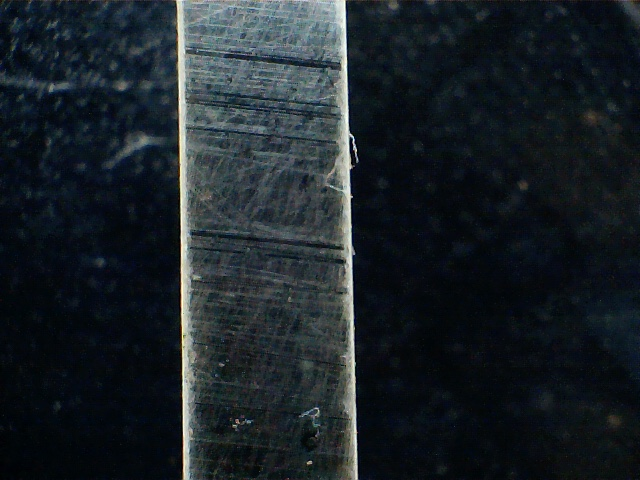
#> input picture CsCF.jpg, 640 x 480 px
$ python hough1.py   (older library calls are emulated)
#> lines starting #> are read from the running program, lines starting #| are printed output that depends on the picture
# -*- coding: utf-8 -*-
"""
Created on Tue Jun 25 11:36:24 2019

@author: pfair
"""

import numpy as np

from skimage.transform import (hough_line, hough_line_peaks,
                               probabilistic_hough_line)
from skimage.feature import canny
from skimage import data, io

import matplotlib.pyplot as plt
from matplotlib import cm


# Constructing test image
#image = np.zeros((100, 100))
#idx = np.arange(25, 75)
#image[idx[::-1], idx] = 255
#image[idx, idx] = 255
image = io.imread('CsCF.jpg',as_grey=True)
#> image: shape (480, 640) float64; min 0.000565, max 0.994, mean 0.131
im_th = image[:, 0]>30
edges = canny(image)
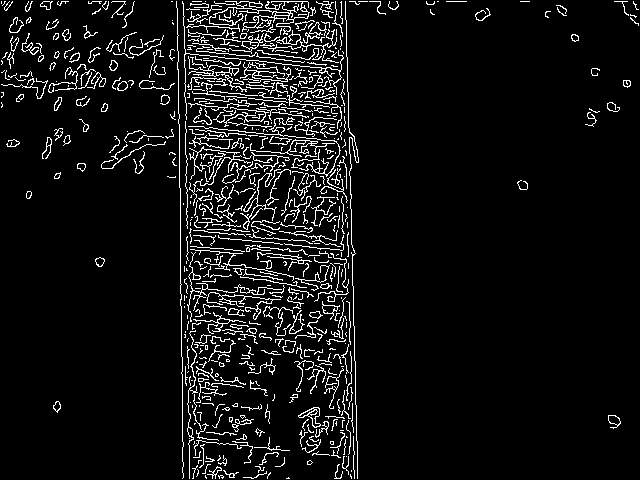
#> edges: shape (480, 640) bool; 6.8% white in thin lines or dots
# Classic straight-line Hough transform
h, theta, d = hough_line(edges)
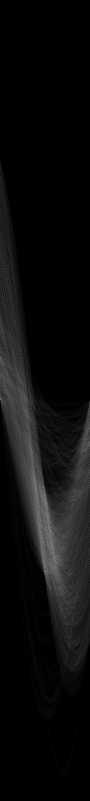
#> h: shape (1601, 180) uint64 (shown at 1/2 size); min 0, max 224, mean 13
#> theta = 180 values from -1.57 to 1.55; d = 1601 values from -800 to 800

# Generating figure 1
fig, axes = plt.subplots(1, 3, figsize=(15, 6))
ax = axes.ravel()

ax[0].imshow(image, cmap=cm.gray)
ax[0].set_title('Input image')
ax[0].set_axis_off()

ax[1].imshow(np.log(1 + h),
             extent=[np.rad2deg(theta[-1]), np.rad2deg(theta[0]), d[-1], d[0]],
             cmap=cm.gray, aspect=1/1.5)
ax[1].set_title('Hough transform')
ax[1].set_xlabel('Angles (degrees)')
ax[1].set_ylabel('Distance (pixels)')
ax[1].axis('image')

ax[2].imshow(image, cmap=cm.gray)
for _, angle, dist in zip(*hough_line_peaks(h, theta, d)):
    y0 = (dist - 0 * np.cos(angle)) / np.sin(angle)
    y1 = (dist - image.shape[1] * np.cos(angle)) / np.sin(angle)
    ax[2].plot((0, image.shape[1]), (y0, y1), '-r')
#> this loop made 30 passes
#> (angle, dist, y0, y1) on passes 1 to 12: (-1.57, -1, 1, 1), (-0.0175, 176, -10084.6, 26581), (0.0175, 197, 11287.8, -25377.7), (-0.0524, 330, -6305.4, 5906.5), (0.262, 330, 1275, -1113.5), (0.227, 295, 1311.4, -1460.7), (-1.47, -77, 77.42, 144.7), (-0.157, 270, -1726, 2314.8), (0.0698, 234, 3354.5, -5797.9), (0.0349, 219, 6275.2, -12052), (-0.122, 294, -2412.4, 2800), (0.0524, 259, 4948.8, -7263.1)
ax[2].set_xlim((0, image.shape[1]))
ax[2].set_ylim((image.shape[0], 0))
ax[2].set_axis_off()
ax[2].set_title('Detected lines')

plt.tight_layout()
plt.show()
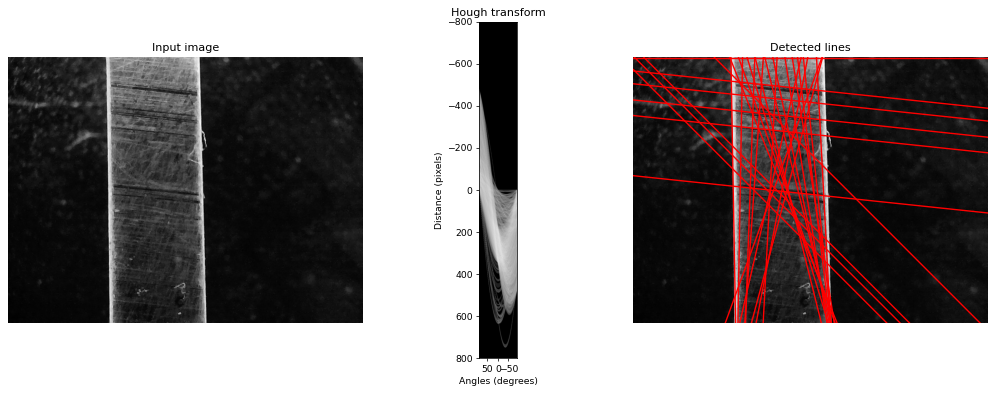
#> figure drawn by matplotlib, 3 panels


# Line finding using the Probabilistic Hough Transform
#image = data.camera()
image = io.imread('CsCF.jpg',as_grey=True)
#edges = canny(image, 2, 1, 20)
#edges = canny(image)
edges = canny(image)
lines = probabilistic_hough_line(edges, threshold=10, line_length=50,
                                 line_gap=3)
#> lines = 23 items

# Generating figure 2
fig, axes = plt.subplots(2, 2, figsize=(15, 5), sharex=True, sharey=True)
ax = axes.ravel()

ax[0].imshow(image, cmap=cm.gray)
ax[0].set_title('Input image')

ax[1].imshow(edges, cmap=cm.gray)
ax[1].set_title('Canny edges')

ax[2].imshow(edges * 0)
for line in lines:
    p0, p1 = line
    ax[2].plot((p0[0], p1[0]), (p0[1], p1[1]))
#> this loop made 23 passes
#> (p0, p1) on passes 1 to 12: ((348, 119), (347, 63)), ((318, 111), (322, 58)), ((331, 112), (238, 102)), ((179, 174), (179, 124)), ((180, 241), (179, 175)), ((294, 171), (310, 120)), ((182, 416), (180, 299)), ((295, 68), (285, 9)), ((255, 88), (259, 15)), ((178, 113), (177, 62)), ((229, 122), (232, 63)), ((212, 85), (198, 33))
ax[2].set_xlim((0, image.shape[1]))
ax[2].set_ylim((image.shape[0], 0))
ax[2].set_title('Probabilistic Hough')

for a in ax:
    a.set_axis_off()

#> (the run stopped early here; a loop or call above may not have finished)
